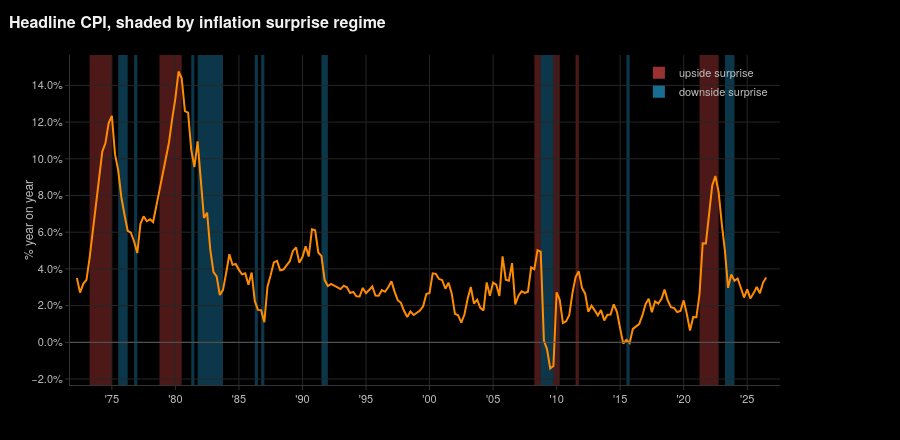

The code cell stored with this chart in its notebook:
### Markdown cell above
### Inflation environments

With the combined metric, we then classify each quarter by its z-score: an upside surprise above +1, a downside surprise below −1, stable in between.

One important caveat: it is computed over the full sample, so the classification **uses information from the future**. That is fine for the descriptive question here ("how did assets behave when inflation surprised?") but would **not** be fine for a trading rule.

### Code cell
classification = metrics.classify(inflation["combined"])
counts = classification.value_counts().reindex(charts.POLARITY_ORDER)

charts.regime_chart(
    cpi_yoy.loc[STUDY_START:].rename("headline CPI"), classification,
    title="Headline CPI, shaded by inflation surprise regime", ylabel="% year on year", percent=1,
).show()

print(counts.to_string(), f"\n{len(classification.dropna())} quarters classified")

### Figure 1 — Plotly figure (JSON) as saved in the notebook; plotly's stock layout.template omitted (floating-point values rounded to 4 significant figures; data arrays with more than 128 entries replaced by an {"elided": "..."} marker saying what was removed)
{"data": [{"customdata": {"elided": "218 str values"}, "hovertemplate": "headline CPI: %{y:.2f}% · %{customdata} quarter<extra></extra>", "line": {"color": "#ff8c00", "width": 2}, "mode": "lines", "name": "headline CPI", "showlegend": false, "type": "scatter", "x": {"elided": "218 str values"}, "y": {"elided": "218 float values"}}, {"hoverinfo": "skip", "marker": {"color": "#ff5252", "opacity": 0.6, "size": 12, "symbol": "square"}, "mode": "markers", "name": "upside surprise", "type": "scatter", "x": [null], "y": [null]}, {"hoverinfo": "skip", "marker": {"color": "#29b6f6", "opacity": 0.6, "size": 12, "symbol": "square"}, "mode": "markers", "name": "downside surprise", "type": "scatter", "x": [null], "y": [null]}], "layout": {"height": 440, "hovermode": "x unified", "legend": {"x": 0.99, "xanchor": "right", "y": 0.99, "yanchor": "top"}, "shapes": [{"line": {"color": "#5a5a5a", "width": 1}, "type": "line", "x0": 0, "x1": 1, "xref": "x domain", "y0": 0, "y1": 0, "yref": "y"}, {"fillcolor": "#ff5252", "layer": "below", "line": {"width": 0}, "opacity": 0.3, "type": "rect", "x0": "1973-04-01T00:00:00", "x1": "1974-12-31T23:59:59.999999", "xref": "x", "y0": 0, "y1": 1, "yref": "y domain"}, {"fillcolor": "#29b6f6", "layer": "below", "line": {"width": 0}, "opacity": 0.3, "type": "rect", "x0": "1975-07-01T00:00:00", "x1": "1976-03-31T23:59:59.999999", "xref": "x", "y0": 0, "y1": 1, "yref": "y domain"}, {"fillcolor": "#29b6f6", "layer": "below", "line": {"width": 0}, "opacity": 0.3, "type": "rect", "x0": "1976-10-01T00:00:00", "x1": "1976-12-31T23:59:59.999999", "xref": "x", "y0": 0, "y1": 1, "yref": "y domain"}, {"fillcolor": "#ff5252", "layer": "below", "line": {"width": 0}, "opacity": 0.3, "type": "rect", "x0": "1978-10-01T00:00:00", "x1": "1980-06-30T23:59:59.999999", "xref": "x", "y0": 0, "y1": 1, "yref": "y domain"}, {"fillcolor": "#29b6f6", "layer": "below", "line": {"width": 0}, "opacity": 0.3, "type": "rect", "x0": "1981-04-01T00:00:00", "x1": "1981-06-30T23:59:59.999999", "xref": "x", "y0": 0, "y1": 1, "yref": "y domain"}, {"fillcolor": "#29b6f6", "layer": "below", "line": {"width": 0}, "opacity": 0.3, "type": "rect", "x0": "1981-10-01T00:00:00", "x1": "1983-09-30T23:59:59.999999", "xref": "x", "y0": 0, "y1": 1, "yref": "y domain"}, {"fillcolor": "#29b6f6", "layer": "below", "line": {"width": 0}, "opacity": 0.3, "type": "rect", "x0": "1986-04-01T00:00:00", "x1": "1986-06-30T23:59:59.999999", "xref": "x", "y0": 0, "y1": 1, "yref": "y domain"}, {"fillcolor": "#29b6f6", "layer": "below", "line": {"width": 0}, "opacity": 0.3, "type": "rect", "x0": "1986-10-01T00:00:00", "x1": "1986-12-31T23:59:59.999999", "xref": "x", "y0": 0, "y1": 1, "yref": "y domain"}, {"fillcolor": "#29b6f6", "layer": "below", "line": {"width": 0}, "opacity": 0.3, "type": "rect", "x0": "1991-07-01T00:00:00", "x1": "1991-12-31T23:59:59.999999", "xref": "x", "y0": 0, "y1": 1, "yref": "y domain"}, {"fillcolor": "#ff5252", "layer": "below", "line": {"width": 0}, "opacity": 0.3, "type": "rect", "x0": "2008-04-01T00:00:00", "x1": "2008-09-30T23:59:59.999999", "xref": "x", "y0": 0, "y1": 1, "yref": "y domain"}, {"fillcolor": "#29b6f6", "layer": "below", "line": {"width": 0}, "opacity": 0.3, "type": "rect", "x0": "2008-10-01T00:00:00", "x1": "2009-09-30T23:59:59.999999", "xref": "x", "y0": 0, "y1": 1, "yref": "y domain"}, {"fillcolor": "#ff5252", "layer": "below", "line": {"width": 0}, "opacity": 0.3, "type": "rect", "x0": "2009-10-01T00:00:00", "x1": "2010-03-31T23:59:59.999999", "xref": "x", "y0": 0, "y1": 1, "yref": "y domain"}, {"fillcolor": "#ff5252", "layer": "below", "line": {"width": 0}, "opacity": 0.3, "type": "rect", "x0": "2011-07-01T00:00:00", "x1": "2011-09-30T23:59:59.999999", "xref": "x", "y0": 0, "y1": 1, "yref": "y domain"}, {"fillcolor": "#29b6f6", "layer": "below", "line": {"width": 0}, "opacity": 0.3, "type": "rect", "x0": "2015-07-01T00:00:00", "x1": "2015-09-30T23:59:59.999999", "xref": "x", "y0": 0, "y1": 1, "yref": "y domain"}, {"fillcolor": "#ff5252", "layer": "below", "line": {"width": 0}, "opacity": 0.3, "type": "rect", "x0": "2021-04-01T00:00:00", "x1": "2022-09-30T23:59:59.999999", "xref": "x", "y0": 0, "y1": 1, "yref": "y domain"}, {"fillcolor": "#29b6f6", "layer": "below", "line": {"width": 0}, "opacity": 0.3, "type": "rect", "x0": "2023-04-01T00:00:00", "x1": "2023-12-31T23:59:59.999999", "xref": "x", "y0": 0, "y1": 1, "yref": "y domain"}], "title": {"text": "Headline CPI, shaded by inflation surprise regime"}, "xaxis": {"dtick": "M60", "hoverformat": "%Y Q%q", "range": ["1971-09-15T20:38:23.999999", "2027-08-01T06:43:11.999999"], "showspikes": true, "spikecolor": "#8c8c8c", "spikedash": "dot", "spikemode": "across", "spikethickness": 1, "tick0": "1970-01-01", "tickformat": "'%y"}, "yaxis": {"tickformat": ".1f", "ticksuffix": "%", "title": {"text": "% year on year"}}}}
